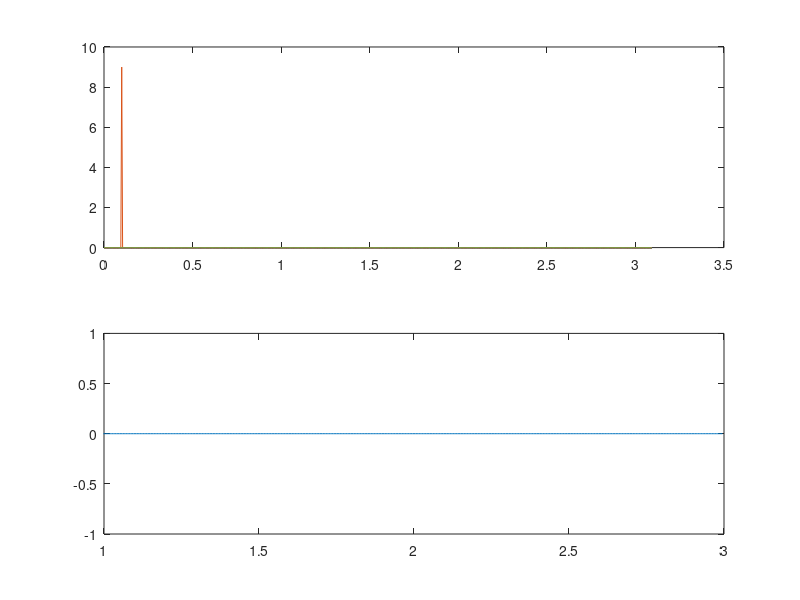
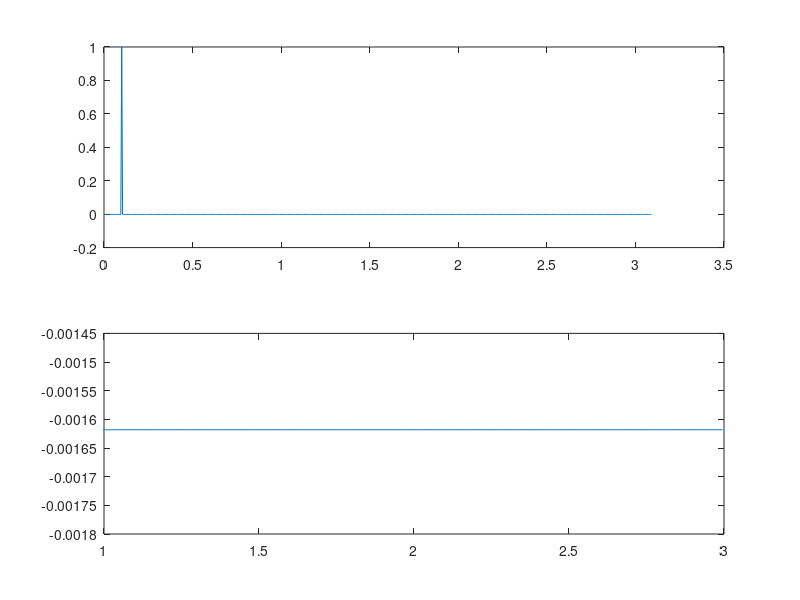
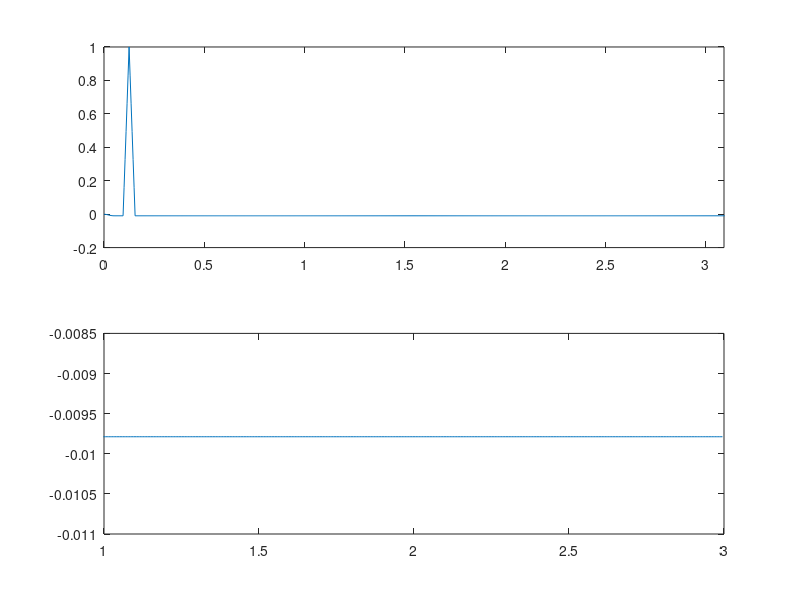
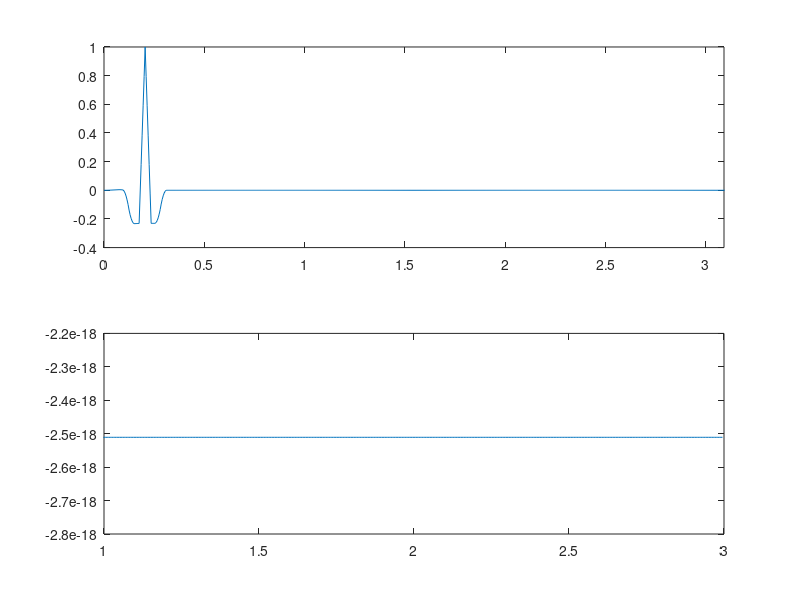

Reproduce these figures in MATLAB, in order. (Note: this script raises an error after producing the figures.)
clc;
clear all
close all
x1 = csvread('a01_3.csv'); 
y=length(x1);
fs = 200;              
N = length (x1);       
t = [0:N-1]/fs;        
figure(1)
subplot(2,1,1)
plot(t,x1)
subplot(2,1,2)
plot(t(200:600),x1(200:600))
xlim([1 3])
x1 = x1 - mean (x1 );    
x1 = x1/ max( abs(x1 )) ;
figure(2)
subplot(2,1,1)
plot(t,x1)
subplot(2,1,2)
plot(t(200:600),x1(200:600))
xlim([1 3])
b=[1 0 0 0 0 0 -2 0 0 0 0 0 1];
a=[1 -2 1];
h=filter(b,a,[1 zeros(1,12)]); 
x2 = conv (x1 ,h);
x2 = x2/ max( abs(x2 )); 
figure(3)
subplot(2,1,1)
plot([0:length(x2)-1]/fs,x2)
xlim([0 max(t)])
subplot(2,1,2)
plot(t(200:600),x2(200:600))
xlim([1 3])
b = [-1 0 0 0 0 0 0 0 0 0 0 0 0 0 0 0 32 -32 0 0 0 0 0 0 0 0 0 0 0 0 0 0 1];
a = [1 -1];
h1=filter(b,a,[1 zeros(1,32)]); 
x3 = conv (x2 ,h1);
x3 = x3/ max( abs(x3 ));
figure(4)
subplot(2,1,1)
plot([0:length(x3)-1]/fs,x3)
xlim([0 max(t)])
subplot(2,1,2)
plot(t(200:600),x3(200:600))
xlim([1 3])
h = [-1 -2 0 2 1]/8;
x4 = conv (x3 ,h);
x4 = x4 (2+[1: N]);
x4 = x4/ max( abs(x4 ));
figure(5)
subplot(2,1,1)
plot([0:length(x4)-1]/fs,x4)
subplot(2,1,2)
plot(t(200:600),x4(200:600))
xlim([1 3])
x5 = x4 .^2;
x5 = x5/ max( abs(x5 ));
figure(6)
subplot(2,1,1)
plot([0:length(x5)-1]/fs,x5)
subplot(2,1,2)
plot(t(200:600),x5(200:600))
xlim([1 3])
h = ones (1 ,31)/31;
Delay = 15; 
x6 = conv (x5 ,h);
x6 = x6 (15+[1: N]);
x6 = x6/ max( abs(x6 ));
figure(7)
subplot(2,1,1)
plot([0:length(x6)-1]/fs,x6)
subplot(2,1,2)
plot(t(200:600),x6(200:600))
xlim([1 3])
figure(7)
subplot(2,1,1)
max1 = max(x6);
thresh = mean (x6 );
k=thresh*max1;
y =(x6>k)';
figure,plot(y,t)
figure (8)
subplot(2,1,1)
plot (t(200:600),x1(200:600)/max(x1))
box on
xlim([1 3])
subplot(2,1,2)
plot (t(200:600),x6(200:600)/max(x6))
xlim([1 3])
left = find(diff([0 y])==1);
right = find(diff([y 0])==-1);
left=left-20;
for i=1:length(left)
   [Rv(i) Rl(i)] = max( x1(left(i):right(i)) );
   Rl(i) = Rl(i)+left(i) ;
   for j=1:20
   x(j)=left(j);
  for l=1:20;
  k(l)=left(j)-left(j+1);
  y=-1*mean2(k(l));
  end
 end
   end
figure
plot (t,x1/max(x1) , t(Rl) ,Rv , 'r*');
xlim([1 3])
heartrate=(fs*60)/y;
tx=0:N-1/fs;
figure,plot(tx(200:600),x1(200:600))

# Code is not correct. Code has many bugs rework to fix it
